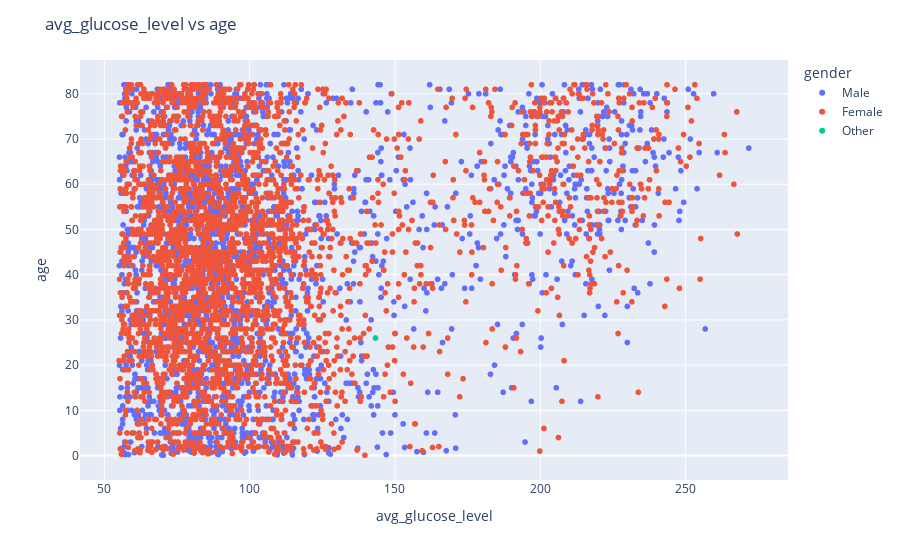

Source (notebook cell):
### Markdown cell above
# Data analysis and visualization

### Code cell
fig = px.scatter(data_frame=df,x='avg_glucose_level',y='age' , color='gender')
fig.update_layout(title='avg_glucose_level vs age')
fig.show()

### Figure 1 — Plotly figure (JSON) as saved in the notebook; plotly's stock layout.template omitted (floating-point values rounded to 4 significant figures; data arrays with more than 128 entries replaced by an {"elided": "..."} marker saying what was removed)
{"data": [{"hovertemplate": "gender=Male<br>avg_glucose_level=%{x}<br>age=%{y}<extra></extra>", "legendgroup": "Male", "marker": {"color": "#636efa", "symbol": "circle"}, "mode": "markers", "name": "Male", "showlegend": true, "type": "scattergl", "x": {"elided": "2115 float values"}, "xaxis": "x", "y": {"elided": "2115 float values"}, "yaxis": "y"}, {"hovertemplate": "gender=Female<br>avg_glucose_level=%{x}<br>age=%{y}<extra></extra>", "legendgroup": "Female", "marker": {"color": "#EF553B", "symbol": "circle"}, "mode": "markers", "name": "Female", "showlegend": true, "type": "scattergl", "x": {"elided": "2994 float values"}, "xaxis": "x", "y": {"elided": "2994 float values"}, "yaxis": "y"}, {"hovertemplate": "gender=Other<br>avg_glucose_level=%{x}<br>age=%{y}<extra></extra>", "legendgroup": "Other", "marker": {"color": "#00cc96", "symbol": "circle"}, "mode": "markers", "name": "Other", "showlegend": true, "type": "scattergl", "x": [143.3], "xaxis": "x", "y": [26], "yaxis": "y"}], "layout": {"legend": {"title": {"text": "gender"}, "tracegroupgap": 0}, "margin": {"t": 60}, "title": {"text": "avg_glucose_level vs age"}, "xaxis": {"anchor": "y", "domain": [0, 1], "title": {"text": "avg_glucose_level"}}, "yaxis": {"anchor": "x", "domain": [0, 1], "title": {"text": "age"}}}}
